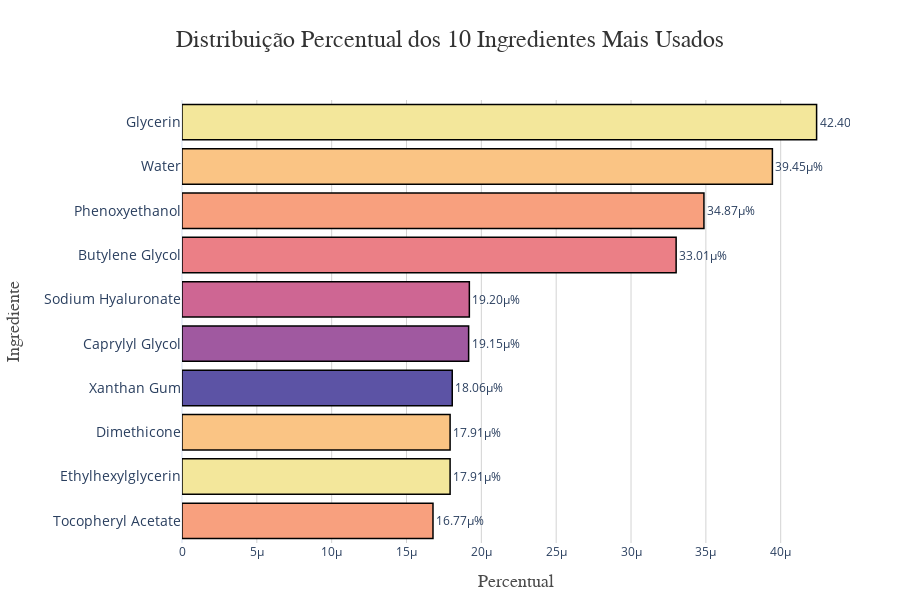

The notebook cell this image was saved under:
### Code cell
# PLOT DE DISTRIBUIÇÃO PERCENTUAL POR INGREDIENTE

# Calcula o percentual por ingrediente
percentual_ingredients = df_ingredients.value_counts(
    'Ingredientes') / len(df_ingredients) * 100
percentual_ingredients = percentual_ingredients.reset_index()
percentual_ingredients.columns = ['Ingredientes', 'Percentual']

total_ingredients = len(percentual_ingredients['Ingredientes'].unique())

# Seleciona os 10 ingredientes mais frequentes
percentual_ingredients = percentual_ingredients.nlargest(10, 'Percentual')

# Cria o gráfico de barras horizontal
fig = px.bar(percentual_ingredients, x='Percentual', y='Ingredientes', color='Ingredientes',
             text='Percentual', orientation='h',
             color_discrete_sequence=px.colors.sequential.Sunset)

# Formata os rótulos de texto e o layout
# Mais casas decimais e "nano%" como sufixo
fig.update_traces(texttemplate='%{text:.4s}%', textposition='outside')

# Atualiza o layout para um design mais profissional
fig.update_layout(
    title={
        'text': "Distribuição Percentual dos 10 Ingredientes Mais Usados",
        'y': 0.95,  # Posição vertical
        'x': 0.5,   # Centraliza o título
        'xanchor': 'center',
        'yanchor': 'top'
    },
    title_font=dict(size=24, family='Arial, sans-serif', color='#333'),
    xaxis_title='Percentual',
    yaxis_title='Ingrediente',
    xaxis_title_font=dict(
        size=18, family='Arial, sans-serif', color='#4B4B4B'),
    yaxis_title_font=dict(
        size=18, family='Arial, sans-serif', color='#4B4B4B'),
    xaxis=dict(
        tickfont=dict(size=12),
        showgrid=True,
        gridcolor='lightgrey'
    ),
    yaxis=dict(
        tickfont=dict(size=14),
        categoryorder='total ascending'  # Ordena de forma ascendente no eixo Y
    ),
    template='plotly_white',  # Um template elegante e clean
    # Ajusta as margens para evitar que os labels sejam cortados
    margin=dict(l=120, r=50, t=100, b=50),
    height=600,  # Ajusta o tamanho do gráfico
    width=900,   # Largura maior para melhor visualização
    showlegend=False  # Remover legenda
)

# Ajusta o hover (informações ao passar o mouse)
fig.update_traces(
    hovertemplate='<b>%{y}</b><br>Percentual: %{x:.4s}%',
    marker_line_width=1.5,  # Aumenta a borda das barras
    marker_line_color="black"  # Cor da borda
)

# Exibe o gráfico
fig.show()

### Figure 1 — Plotly figure (JSON) as saved in the notebook; plotly's stock layout.template omitted (floating-point values rounded to 4 significant figures)
{"data": [{"alignmentgroup": "True", "hovertemplate": "<b>%{y}</b><br>Percentual: %{x:.4s}%", "legendgroup": " Glycerin", "marker": {"color": "rgb(243, 231, 155)", "line": {"color": "black", "width": 1.5}, "pattern": {"shape": ""}}, "name": " Glycerin", "offsetgroup": " Glycerin", "orientation": "h", "showlegend": true, "text": [4.24e-05], "textposition": "outside", "texttemplate": "%{text:.4s}%", "type": "bar", "x": [4.24e-05], "xaxis": "x", "y": [" Glycerin"], "yaxis": "y"}, {"alignmentgroup": "True", "hovertemplate": "<b>%{y}</b><br>Percentual: %{x:.4s}%", "legendgroup": "Water", "marker": {"color": "rgb(250, 196, 132)", "line": {"color": "black", "width": 1.5}, "pattern": {"shape": ""}}, "name": "Water", "offsetgroup": "Water", "orientation": "h", "showlegend": true, "text": [3.945e-05], "textposition": "outside", "texttemplate": "%{text:.4s}%", "type": "bar", "x": [3.945e-05], "xaxis": "x", "y": ["Water"], "yaxis": "y"}, {"alignmentgroup": "True", "hovertemplate": "<b>%{y}</b><br>Percentual: %{x:.4s}%", "legendgroup": " Phenoxyethanol", "marker": {"color": "rgb(248, 160, 126)", "line": {"color": "black", "width": 1.5}, "pattern": {"shape": ""}}, "name": " Phenoxyethanol", "offsetgroup": " Phenoxyethanol", "orientation": "h", "showlegend": true, "text": [3.487e-05], "textposition": "outside", "texttemplate": "%{text:.4s}%", "type": "bar", "x": [3.487e-05], "xaxis": "x", "y": [" Phenoxyethanol"], "yaxis": "y"}, {"alignmentgroup": "True", "hovertemplate": "<b>%{y}</b><br>Percentual: %{x:.4s}%", "legendgroup": " Butylene Glycol", "marker": {"color": "rgb(235, 127, 134)", "line": {"color": "black", "width": 1.5}, "pattern": {"shape": ""}}, "name": " Butylene Glycol", "offsetgroup": " Butylene Glycol", "orientation": "h", "showlegend": true, "text": [3.301e-05], "textposition": "outside", "texttemplate": "%{text:.4s}%", "type": "bar", "x": [3.301e-05], "xaxis": "x", "y": [" Butylene Glycol"], "yaxis": "y"}, {"alignmentgroup": "True", "hovertemplate": "<b>%{y}</b><br>Percentual: %{x:.4s}%", "legendgroup": " Sodium Hyaluronate", "marker": {"color": "rgb(206, 102, 147)", "line": {"color": "black", "width": 1.5}, "pattern": {"shape": ""}}, "name": " Sodium Hyaluronate", "offsetgroup": " Sodium Hyaluronate", "orientation": "h", "showlegend": true, "text": [1.92e-05], "textposition": "outside", "texttemplate": "%{text:.4s}%", "type": "bar", "x": [1.92e-05], "xaxis": "x", "y": [" Sodium Hyaluronate"], "yaxis": "y"}, {"alignmentgroup": "True", "hovertemplate": "<b>%{y}</b><br>Percentual: %{x:.4s}%", "legendgroup": " Caprylyl Glycol", "marker": {"color": "rgb(160, 89, 160)", "line": {"color": "black", "width": 1.5}, "pattern": {"shape": ""}}, "name": " Caprylyl Glycol", "offsetgroup": " Caprylyl Glycol", "orientation": "h", "showlegend": true, "text": [1.915e-05], "textposition": "outside", "texttemplate": "%{text:.4s}%", "type": "bar", "x": [1.915e-05], "xaxis": "x", "y": [" Caprylyl Glycol"], "yaxis": "y"}, {"alignmentgroup": "True", "hovertemplate": "<b>%{y}</b><br>Percentual: %{x:.4s}%", "legendgroup": " Xanthan Gum", "marker": {"color": "rgb(92, 83, 165)", "line": {"color": "black", "width": 1.5}, "pattern": {"shape": ""}}, "name": " Xanthan Gum", "offsetgroup": " Xanthan Gum", "orientation": "h", "showlegend": true, "text": [1.806e-05], "textposition": "outside", "texttemplate": "%{text:.4s}%", "type": "bar", "x": [1.806e-05], "xaxis": "x", "y": [" Xanthan Gum"], "yaxis": "y"}, {"alignmentgroup": "True", "hovertemplate": "<b>%{y}</b><br>Percentual: %{x:.4s}%", "legendgroup": " Ethylhexylglycerin", "marker": {"color": "rgb(243, 231, 155)", "line": {"color": "black", "width": 1.5}, "pattern": {"shape": ""}}, "name": " Ethylhexylglycerin", "offsetgroup": " Ethylhexylglycerin", "orientation": "h", "showlegend": true, "text": [1.791e-05], "textposition": "outside", "texttemplate": "%{text:.4s}%", "type": "bar", "x": [1.791e-05], "xaxis": "x", "y": [" Ethylhexylglycerin"], "yaxis": "y"}, {"alignmentgroup": "True", "hovertemplate": "<b>%{y}</b><br>Percentual: %{x:.4s}%", "legendgroup": " Dimethicone", "marker": {"color": "rgb(250, 196, 132)", "line": {"color": "black", "width": 1.5}, "pattern": {"shape": ""}}, "name": " Dimethicone", "offsetgroup": " Dimethicone", "orientation": "h", "showlegend": true, "text": [1.791e-05], "textposition": "outside", "texttemplate": "%{text:.4s}%", "type": "bar", "x": [1.791e-05], "xaxis": "x", "y": [" Dimethicone"], "yaxis": "y"}, {"alignmentgroup": "True", "hovertemplate": "<b>%{y}</b><br>Percentual: %{x:.4s}%", "legendgroup": " Tocopheryl Acetate", "marker": {"color": "rgb(248, 160, 126)", "line": {"color": "black", "width": 1.5}, "pattern": {"shape": ""}}, "name": " Tocopheryl Acetate", "offsetgroup": " Tocopheryl Acetate", "orientation": "h", "showlegend": true, "text": [1.677e-05], "textposition": "outside", "texttemplate": "%{text:.4s}%", "type": "bar", "x": [1.677e-05], "xaxis": "x", "y": [" Tocopheryl Acetate"], "yaxis": "y"}], "layout": {"barmode": "relative", "height": 600, "legend": {"title": {"text": "Ingredientes"}, "tracegroupgap": 0}, "margin": {"b": 50, "l": 120, "r": 50, "t": 100}, "showlegend": false, "title": {"font": {"color": "#333", "family": "Arial, sans-serif", "size": 24}, "text": "Distribuição Percentual dos 10 Ingredientes Mais Usados", "x": 0.5, "xanchor": "center", "y": 0.95, "yanchor": "top"}, "width": 900, "xaxis": {"anchor": "y", "domain": [0, 1], "gridcolor": "lightgrey", "showgrid": true, "tickfont": {"size": 12}, "title": {"font": {"color": "#4B4B4B", "family": "Arial, sans-serif", "size": 18}, "text": "Percentual"}}, "yaxis": {"anchor": "x", "categoryarray": [" Tocopheryl Acetate", " Dimethicone", " Ethylhexylglycerin", " Xanthan Gum", " Caprylyl Glycol", " Sodium Hyaluronate", " Butylene Glycol", " Phenoxyethanol", "Water", " Glycerin"], "categoryorder": "total ascending", "domain": [0, 1], "tickfont": {"size": 14}, "title": {"font": {"color": "#4B4B4B", "family": "Arial, sans-serif", "size": 18}, "text": "Ingrediente"}}}}
